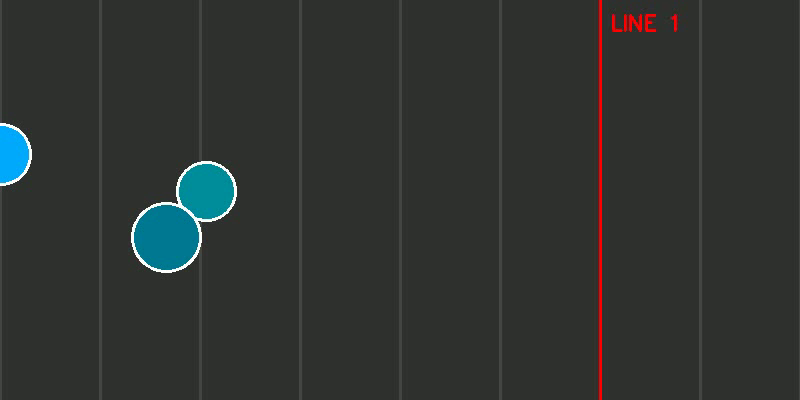
#> input picture frame 60 of cv/bang_chuyen2.mp4, 800 x 400 px
$ python lab2.py
#> lines starting #> are read from the running program, lines starting #| are printed output that depends on the picture; after the words box and inside, x2 and y2 are one past the last pixel; in counts of white or black regions, pixels touching at a corner belong together
import cv2 as cv
import numpy as np
import math

vid = cv.VideoCapture("bang_chuyen2.mp4")

LINE_1 = 600
DIST_THRESHOLD = 25

tracked_objects = {}
counted_ids = set()
object_id = 0
count = 0


def distance(p1, p2):
    return math.hypot(p1[0] - p2[0], p1[1] - p2[1])


while True:
    ret, frame = vid.read()
#> frame is the input picture: shape (400, 800, 3); mean B, G, R 48.9, 51.2, 47.5
    if not ret:
        break

    cv.line(frame, (LINE_1, 0), (LINE_1, frame.shape[0]), (0, 0, 255), 2)
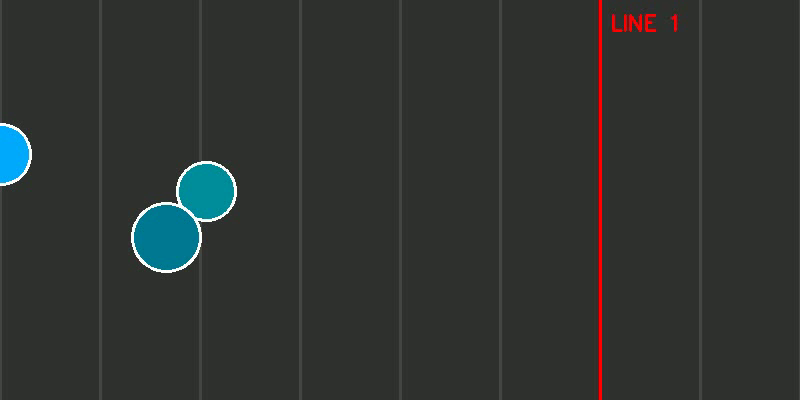
#> frame: shape (400, 800, 3); 0.38% of pixels changed, all inside (x1, y1, x2, y2) = (599, 0, 602, 400)

    gray = cv.cvtColor(frame, cv.COLOR_BGR2GRAY)
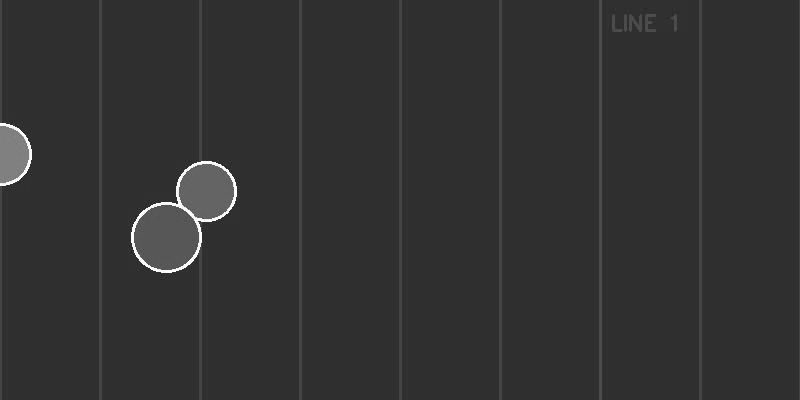
#> gray: shape (400, 800); min 38, max 255, mean 49.8
    gray = cv.GaussianBlur(gray, (5, 5), 0)
    clahed = cv.createCLAHE(clipLimit=2.0, tileGridSize=(8, 8))
    gray = clahed.apply(gray)

    circles = cv.HoughCircles(
        gray, cv.HOUGH_GRADIENT, dp=1, minDist=20,
        param1=50, param2=18, minRadius=5, maxRadius=50
    )
#> circles = [[165.5, 237.5, 31.8], [206.5, 192.5, 29.3], [1.5, 156.5, 29.2], [642.5, 23.5, 8.2]]

    current_centers = []

    if circles is not None:
        circles = np.uint16(np.around(circles))
#> circles = [[166, 238, 32], [206, 192, 29], [2, 156, 29], [642, 24, 8]]
        for x, y, r in circles[0]:
            current_centers.append((x, y))
            cv.circle(frame, (x, y), r, (0, 255, 0), 2)
            cv.circle(frame, (x, y), 2, (0, 0, 255), 3)
#> this loop made 4 passes
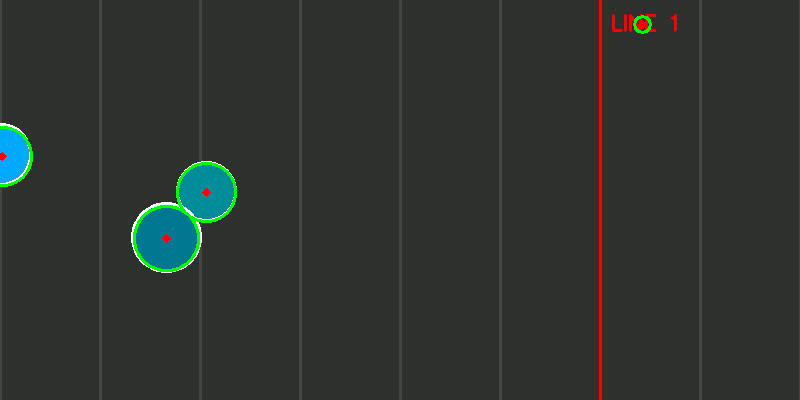
#> frame: shape (400, 800, 3); 0.53% of pixels changed, all inside (x1, y1, x2, y2) = (0, 15, 652, 272)
#> after the loop, current_centers = [(166, 238), (206, 192), (2, 156), (642, 24)]

    new_tracked = {}
    used_old_ids = set()

    for center in current_centers:
        best_match_id = None
        min_dist = float("inf")

        for oid, prev_center in tracked_objects.items():
            if oid in used_old_ids:
                continue

            d = distance(center, prev_center)
            if d < min_dist and d < DIST_THRESHOLD:
                min_dist = d
                best_match_id = oid

        if best_match_id is not None:
            prev_center = tracked_objects[best_match_id]
            new_tracked[best_match_id] = center
            used_old_ids.add(best_match_id)

            # kiểm tra cắt line
            if best_match_id not in counted_ids and prev_center[0] < LINE_1 <= center[0]:
                count += 1
                counted_ids.add(best_match_id)
                print(f"[Số hình tròn đã đi qua line đỏ] Số lượng = {count}")
        else:
            new_tracked[object_id] = center
            object_id += 1
#> this loop made 4 passes
#> after the loop, count = 0; counted_ids = 0 items; new_tracked = {0: (166, 238), 1: (206, 192), 2: (2, 156), 3: (642, 24)}; object_id = 4; used_old_ids = 0 items

    tracked_objects = new_tracked
#> tracked_objects has the same summary as new_tracked


    cv.imshow("Circle Counter", frame)

    if cv.waitKey(10) & 0xFF == ord("q"):
#> (key q is pressed here)
        break

vid.release()
cv.destroyAllWindows()

$ run again, starting later in the video
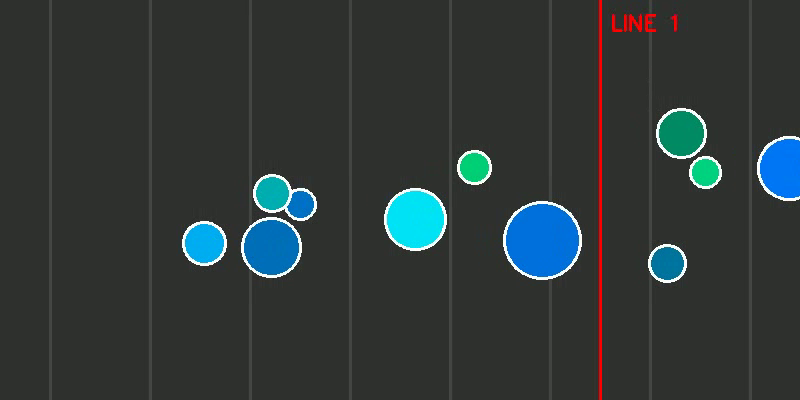
#> input picture frame 270 of cv/bang_chuyen2.mp4, 800 x 400 px
#> frame is the input picture: shape (400, 800, 3); mean B, G, R 56.6, 56.6, 48.1
#> `gray = cv.cvtColor(frame, cv.COLOR_BGR2GRAY)`:
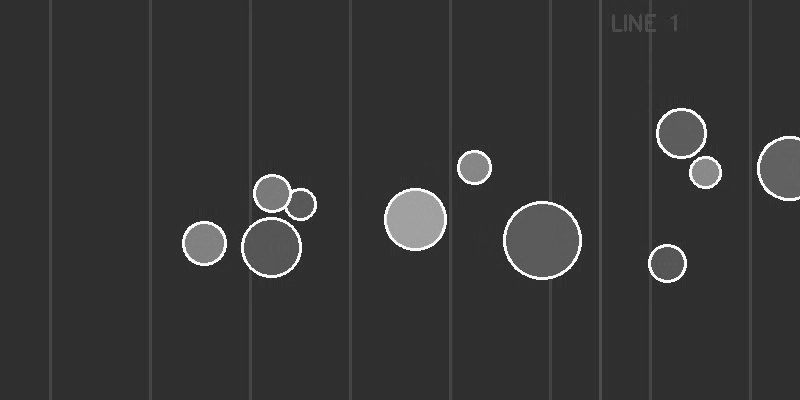
#> gray: shape (400, 800); min 36, max 255, mean 54
#> `circles = cv.HoughCircles( gray, cv.HOUGH_GRADIENT, dp=1, minDist=20, ..`: circles = [[541.5, 239.5, 39.4], [271.5, 247.5, 30.2], [415.5, 219.5, 31.3], [788.5, 168.5, 28.8], [204.5, 243.5, 22.5], [681.5, 132.5, 21.8], [474.5, 166.5, 17.4], [272.5, 193.5, 20], [667.5, 263.5, 19.3], [704.5, 172.5, 16.5], [300.5, 201.5, 14.7], [643.5, 23.5, 8.2]]
#> `circles = np.uint16(np.around(circles))`: circles = [[542, 240, 39], [272, 248, 30], [416, 220, 31], [788, 168, 29], [204, 244, 22], [682, 132, 22], [474, 166, 17], [272, 194, 20], [668, 264, 19], [704, 172, 16], [300, 202, 15], [644, 24, 8]]
#> the loop `for x, y, r in circles[0]:` made 12 passes
#> after the loop `for x, y, r in circles[0]:`:
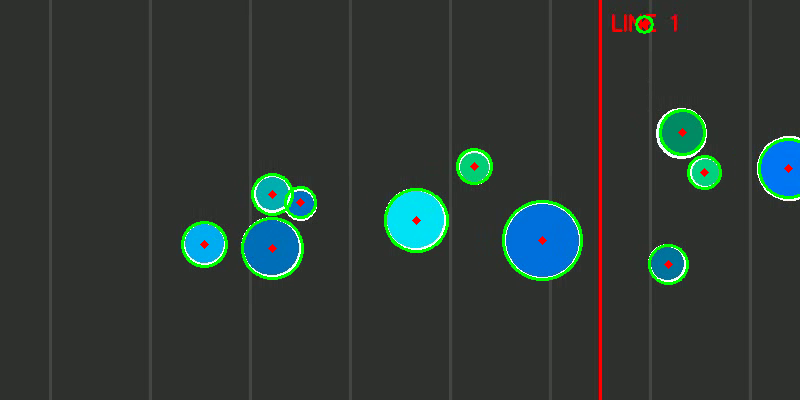
#> frame: shape (400, 800, 3); mean B, G, R 53.7, 57.6, 46.3
#> after the loop `for x, y, r in circles[0]:`: current_centers = [(542, 240), (272, 248), (416, 220), (788, 168), (204, 244), (682, 132), (474, 166), (272, 194), (668, 264), (704, 172), (300, 202), (644, 24)]
#> the loop `for center in current_centers:` made 12 passes
#> after the loop `for center in current_centers:`: count = 0; counted_ids = 0 items; new_tracked = 12 items; object_id = 12; used_old_ids = 0 items
#> tracked_objects = 12 items

$ run again, starting later in the video
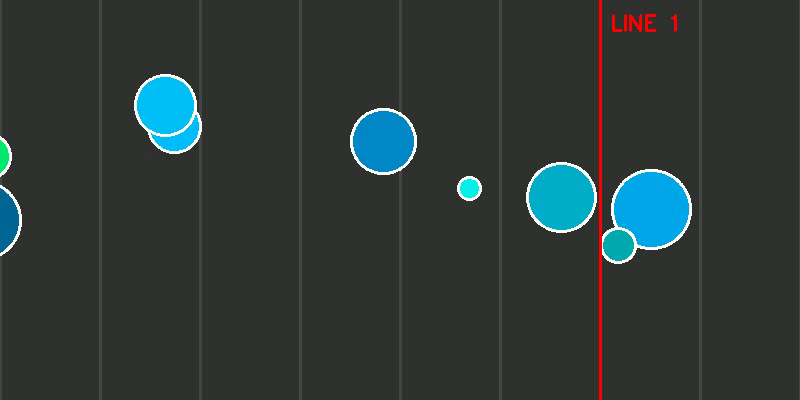
#> input picture frame 480 of cv/bang_chuyen2.mp4, 800 x 400 px
#> frame is the input picture: shape (400, 800, 3); mean B, G, R 56, 56.5, 47.7
#> `gray = cv.cvtColor(frame, cv.COLOR_BGR2GRAY)`:
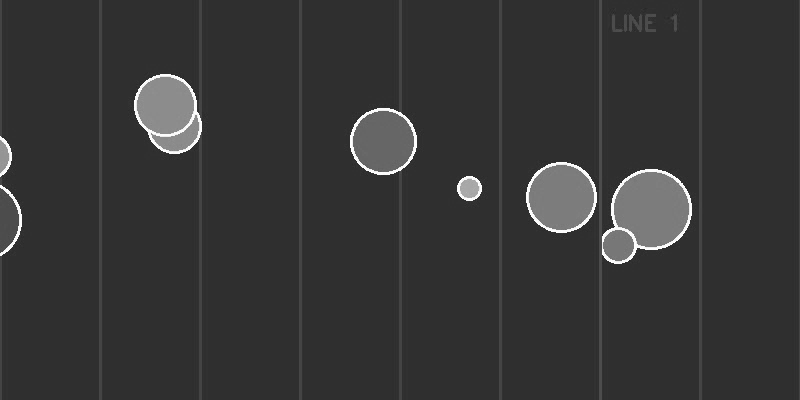
#> gray: shape (400, 800); min 38, max 255, mean 53.8
#> `circles = cv.HoughCircles( gray, cv.HOUGH_GRADIENT, dp=1, minDist=20, ..`: circles = [[383.5, 141.5, 33.6], [650.5, 208.5, 40.8], [558.5, 196.5, 33.8], [165.5, 106.5, 29.9], [174.5, 126.5, 26.8], [617.5, 245.5, 15.8], [468.5, 188.5, 9.6], [642.5, 23.5, 8.2], [153.5, 90.5, 13.2]]
#> `circles = np.uint16(np.around(circles))`: circles = [[384, 142, 34], [650, 208, 41], [558, 196, 34], [166, 106, 30], [174, 126, 27], [618, 246, 16], [468, 188, 10], [642, 24, 8], [154, 90, 13]]
#> the loop `for x, y, r in circles[0]:` made 9 passes
#> after the loop `for x, y, r in circles[0]:`:
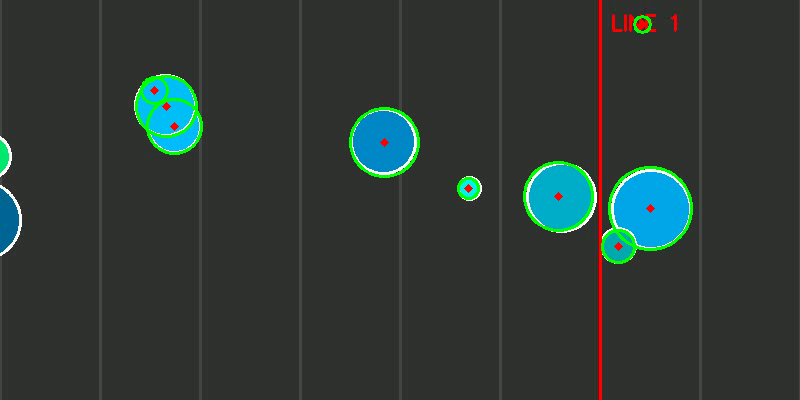
#> frame: shape (400, 800, 3); mean B, G, R 53.6, 57.4, 46.6
#> after the loop `for x, y, r in circles[0]:`: current_centers = [(384, 142), (650, 208), (558, 196), (166, 106), (174, 126), (618, 246), (468, 188), (642, 24), (154, 90)]
#> the loop `for center in current_centers:` made 9 passes
#> after the loop `for center in current_centers:`: count = 0; counted_ids = 0 items; new_tracked = 9 items; object_id = 9; used_old_ids = 0 items
#> tracked_objects = 9 items
